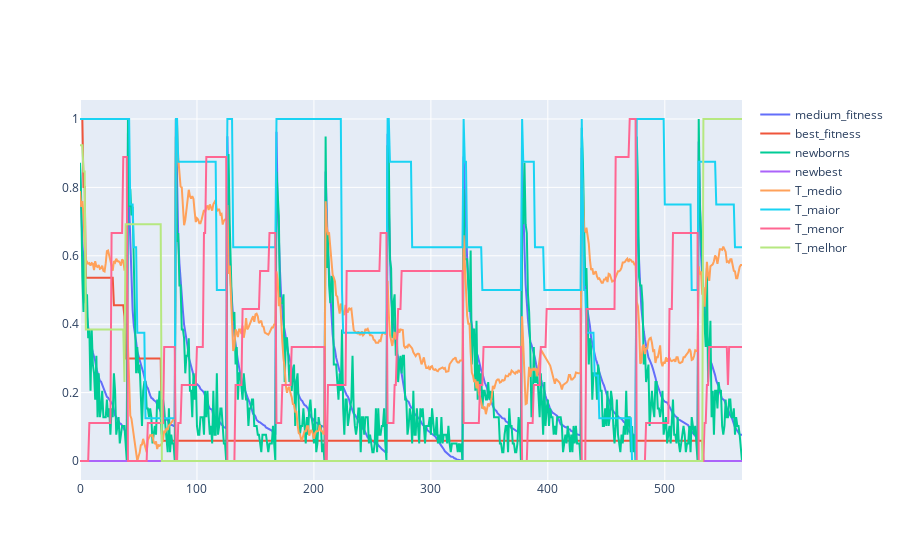
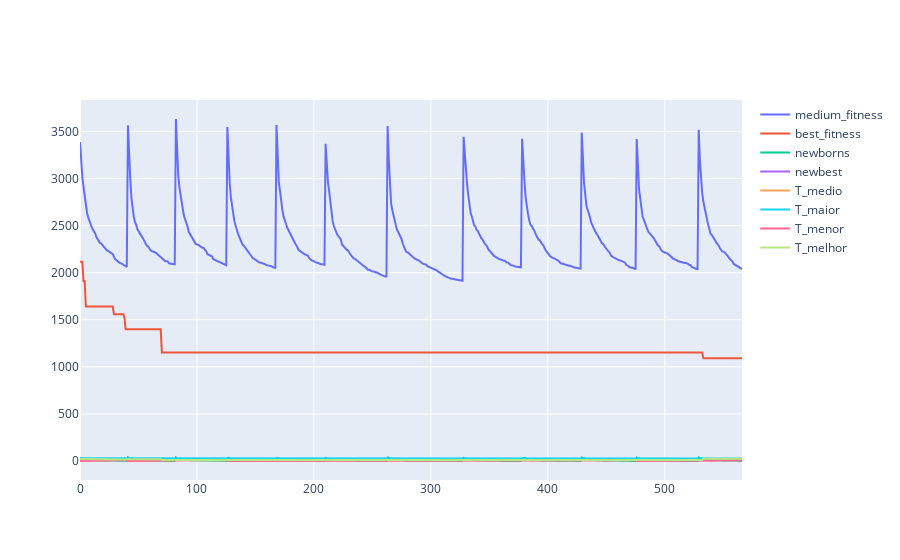

Write notebook code for charts like these, in order.
### Code cell
wp_ori = CartesianPoint(10.0, 10.0)
wp_des = CartesianPoint(40.0, 10.0)

verts1 = [
    (20.0, 5.0), # left, bottom
    (20.0, 15.5), # left, top
    (30.0, 15.5), # right, top
    (30.0, 5.0), # right, bottom
    (20.0, 5.0), # ignored
]
verts1 = [CartesianPoint(v[0], v[1]) for v in verts1]


mapa1 = Mapa(wp_ori, wp_des, [verts1])

ag = Genetic(Subject, mapa1,
        C_d=100,
        C_obs=1000,
        C_con=1,
        C_cur=1
)

best = ag.run(max_exec_time=40, info=True)
print('-'*30)
print(best.dna)
print('-'*30)
print(best.dna_decoded)
best = ag.best

plot_map(
    [verts1], 
    ['n'], 
    wp_ori, 
    wp_des, 
    best.get_route(),
    None
)
plot_stats(ag.trace, normalize=True)
plot_stats(ag.trace, normalize=False)

### Figure 1 — Plotly figure (JSON) as saved in the notebook; plotly's stock layout.template omitted (floating-point values rounded to 4 significant figures; data arrays with more than 128 entries replaced by an {"elided": "..."} marker saying what was removed)
{"data": [{"name": "medium_fitness", "type": "scatter", "x": {"elided": "567 int values"}, "y": {"elided": "567 float values"}}, {"name": "best_fitness", "type": "scatter", "x": {"elided": "567 int values"}, "y": {"elided": "567 float values"}}, {"name": "newborns", "type": "scatter", "x": {"elided": "567 int values"}, "y": {"elided": "567 float values"}}, {"name": "newbest", "type": "scatter", "x": {"elided": "567 int values"}, "y": {"elided": "567 int values"}}, {"name": "T_medio", "type": "scatter", "x": {"elided": "567 int values"}, "y": {"elided": "567 float values"}}, {"name": "T_maior", "type": "scatter", "x": {"elided": "567 int values"}, "y": {"elided": "567 float values"}}, {"name": "T_menor", "type": "scatter", "x": {"elided": "567 int values"}, "y": {"elided": "567 float values"}}, {"name": "T_melhor", "type": "scatter", "x": {"elided": "567 int values"}, "y": {"elided": "567 float values"}}], "layout": {}}

### Figure 2 — Plotly figure (JSON) as saved in the notebook; plotly's stock layout.template omitted (floating-point values rounded to 4 significant figures; data arrays with more than 128 entries replaced by an {"elided": "..."} marker saying what was removed)
{"data": [{"name": "medium_fitness", "type": "scatter", "x": {"elided": "567 int values"}, "y": {"elided": "567 float values"}}, {"name": "best_fitness", "type": "scatter", "x": {"elided": "567 int values"}, "y": {"elided": "567 float values"}}, {"name": "newborns", "type": "scatter", "x": {"elided": "567 int values"}, "y": {"elided": "567 int values"}}, {"name": "newbest", "type": "scatter", "x": {"elided": "567 int values"}, "y": {"elided": "567 bool values"}}, {"name": "T_medio", "type": "scatter", "x": {"elided": "567 int values"}, "y": {"elided": "567 float values"}}, {"name": "T_maior", "type": "scatter", "x": {"elided": "567 int values"}, "y": {"elided": "567 int values"}}, {"name": "T_menor", "type": "scatter", "x": {"elided": "567 int values"}, "y": {"elided": "567 int values"}}, {"name": "T_melhor", "type": "scatter", "x": {"elided": "567 int values"}, "y": {"elided": "567 int values"}}], "layout": {}}
